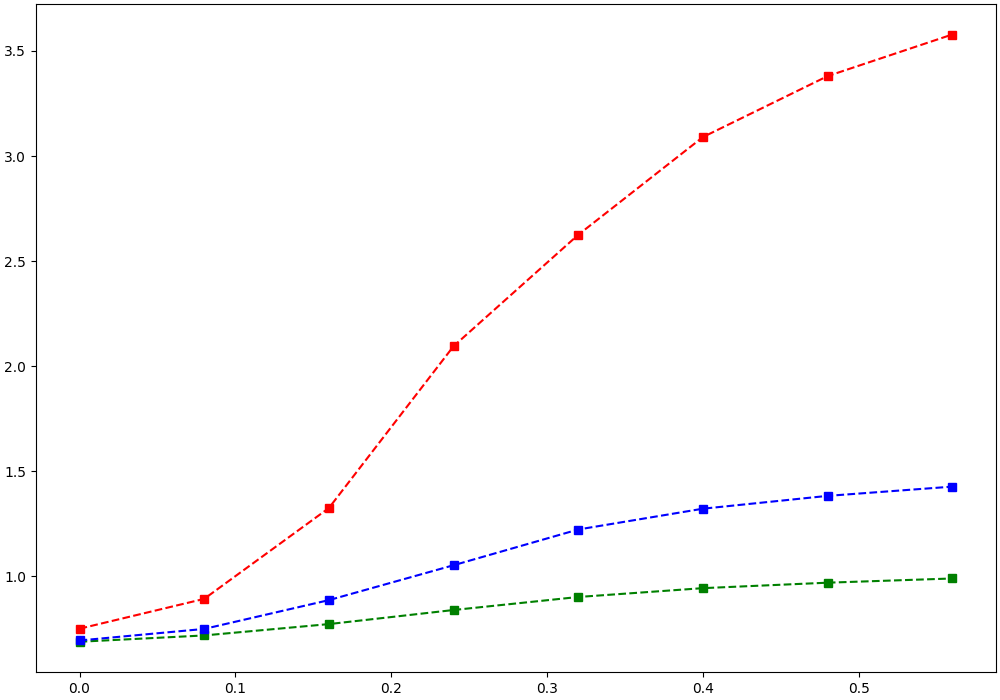

Write Python code to recreate this figure.
import matplotlib.pyplot as plt
import numpy as np
from scipy.optimize import curve_fit 
import math

u = list()
i = list()
r = list()

b = list()
ib = list()


with  open('B(I)_data', 'r')  as  data:
    for line in data:
        list_line = list((map(float, line.split())))
        b.append(list_line[0])
        ib.append(list_line[1])

j = 1
with  open('U(I)_cir', 'r')  as  data:
    for line in data:
        list_line = list((map(float, line.split())))
        u.append(list_line[0])
        i.append(list_line[1])
        

u1 = list()
i1 = list()
r1 = list()

j = 1
with  open('U(I)_plane1', 'r')  as  data:
    for line in data:
        list_line = list((map(float, line.split())))
        u1.append(list_line[0])
        i1.append(list_line[1])

u2 = list()
i2 = list()
r2 = list()

j = 1
with  open('U(I)_plane2', 'r')  as  data:
    for line in data:
        list_line = list((map(float, line.split())))
        u2.append(list_line[0])
        i2.append(list_line[1])

r.append(u[0] / 23.5)
r1.append(u1[0] / 10)
r2.append(u2[0] / 10)

for j in range(1, len(u)):
    r.append(u[j] / 23.5)


for j in range(1, len(u)):
    r1.append(u1[j] / 10)

for j in range(1, len(u)):
    r2.append(u2[j] / 10)

y = np.array(r)
x = np.array(b)
x = x ** 2
x = x / 1000
y *= 100

y1 = np.array(r1)
x1 = np.array(b)
x1 = x1 ** 2
x1 = x1 / 1000
y1 *= 100

y2 = np.array(r2)
x2 = np.array(b)
x2 = x2 ** 2
x2 = x2 / 1000
y2 *= 100


fig, ax = plt.subplots(figsize=(10,7), constrained_layout=True)

plt.plot(x, y, 'rs--')
plt.plot(x1, y1, 'gs--')
plt.plot(x2, y2, 'bs--')

plt.savefig("2.png")


